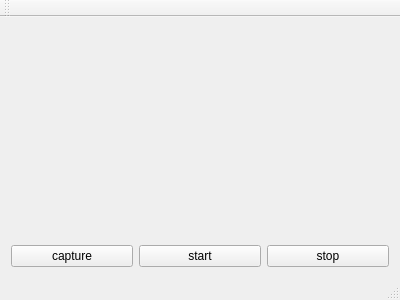
<?xml version="1.0" encoding="UTF-8"?>
<ui version="4.0">
 <class>MainWindow</class>
 <widget class="QMainWindow" name="MainWindow">
  <property name="geometry">
   <rect>
    <x>0</x>
    <y>0</y>
    <width>400</width>
    <height>300</height>
   </rect>
  </property>
  <property name="windowTitle">
   <string>MainWindow</string>
  </property>
  <widget class="QWidget" name="centralWidget">
   <layout class="QGridLayout" name="gridLayout">
    <item row="0" column="0" colspan="3">
     <widget class="QCustomPlot" name="customPlot" native="true"/>
    </item>
    <item row="1" column="0">
     <widget class="QPushButton" name="captureBtn">
      <property name="text">
       <string>capture</string>
      </property>
     </widget>
    </item>
    <item row="1" column="1">
     <widget class="QPushButton" name="startBtn">
      <property name="text">
       <string>start</string>
      </property>
     </widget>
    </item>
    <item row="1" column="2">
     <widget class="QPushButton" name="pushButton">
      <property name="text">
       <string>stop</string>
      </property>
     </widget>
    </item>
   </layout>
  </widget>
  <widget class="QMenuBar" name="menuBar">
   <property name="geometry">
    <rect>
     <x>0</x>
     <y>0</y>
     <width>400</width>
     <height>23</height>
    </rect>
   </property>
  </widget>
  <widget class="QToolBar" name="mainToolBar">
   <attribute name="toolBarArea">
    <enum>TopToolBarArea</enum>
   </attribute>
   <attribute name="toolBarBreak">
    <bool>false</bool>
   </attribute>
  </widget>
  <widget class="QStatusBar" name="statusBar"/>
 </widget>
 <layoutdefault spacing="6" margin="11"/>
 <customwidgets>
  <customwidget>
   <class>QCustomPlot</class>
   <extends>QWidget</extends>
   <header location="global">qcustomplot.h</header>
   <container>1</container>
  </customwidget>
 </customwidgets>
 <resources/>
 <connections/>
</ui>
